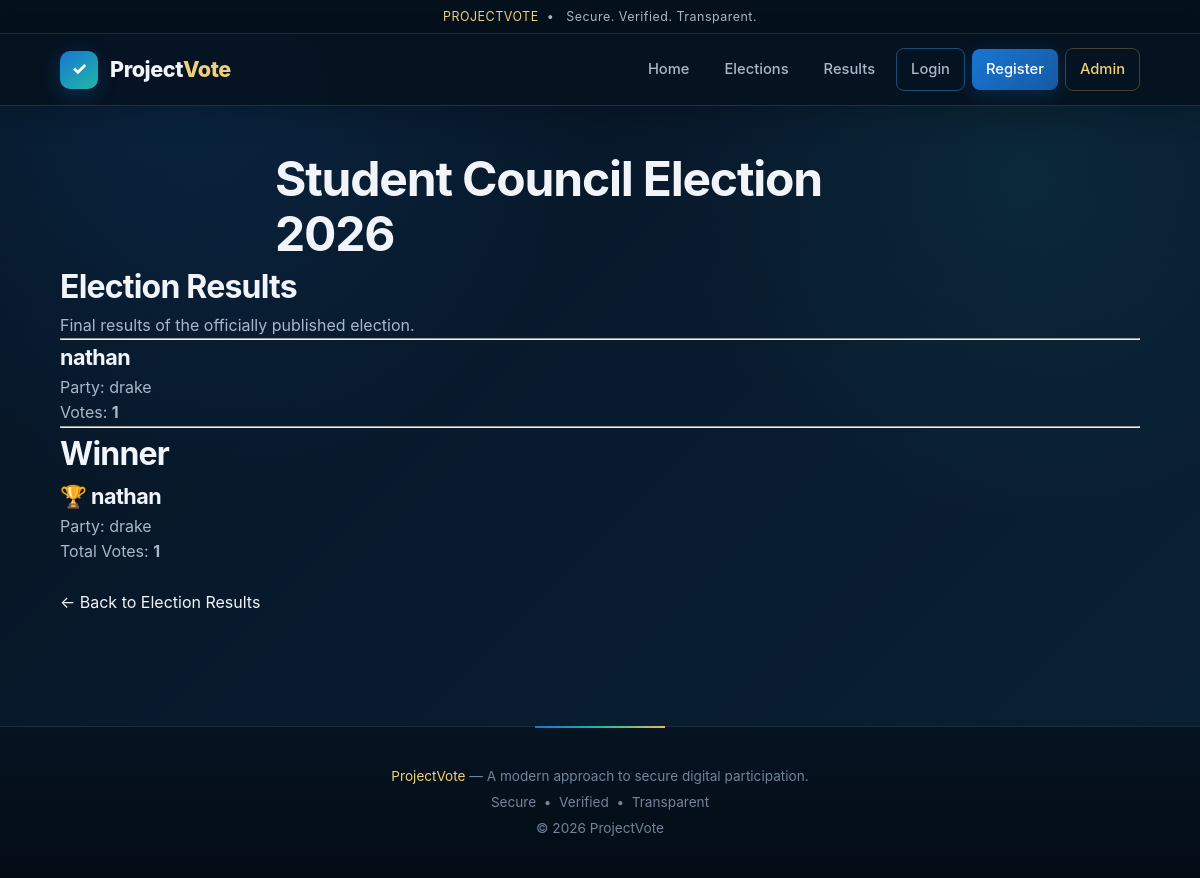
/elections/results/2/, run on the app's committed database.
### election/models.py (models this page shows, shortened)
class Election(models.Model):
    STATUS_CHOICES = [
        ('DRAFT', 'Draft'),
        ('UPCOMING', 'Upcoming'),
        ('ONGOING', 'Ongoing'),
        ('CLOSED', 'Closed'),
    ]
    ELIGIBILITY_CHOICES = [
        ('EVERYONE', 'Everyone'),
        ('SELECTED', 'Selected Aadhaar Numbers'),
    ]
    name = models.CharField(
        max_length=200
    )
    description = models.TextField(
        blank=True
    )
    start_date = models.DateTimeField()
    end_date = models.DateTimeField()
    status = models.CharField(
        max_length=20,
        choices=STATUS_CHOICES,
        default='DRAFT'
    )
    eligibility_type = models.CharField(
        max_length=20,
        choices=ELIGIBILITY_CHOICES,
        default='EVERYONE'
    )
    results_published = models.BooleanField(
        default=False
    )
    created_at = models.DateTimeField(
        auto_now_add=True
    )

class Candidate(models.Model):
    election = models.ForeignKey(
        Election,
        on_delete=models.CASCADE,
        related_name='candidates'
    )
    name = models.CharField(
        max_length=150
    )
    party = models.CharField(
        max_length=150,
        blank=True
    )
    description = models.TextField(
        blank=True
    )
    photo = models.ImageField(
        upload_to='candidates/',
        blank=True,
        null=True
    )
    created_at = models.DateTimeField(
        auto_now_add=True
    )

### election/views.py (the view)
def public_result_detail(request, election_id):
    election = get_object_or_404(
        Election,
        id=election_id,
        status='CLOSED',
        results_published=True
    )
    candidates = election.candidates.all().order_by('name')
    results = []
    for candidate in candidates:
        vote_count = Vote.objects.filter(
            election=election,
            candidate=candidate
        ).count()
        results.append({
            'candidate': candidate,
            'vote_count': vote_count
        })
    if results:
        highest_votes = max(
            result['vote_count']
            for result in results
        )
        winners = [
            result['candidate']
            for result in results
            if result['vote_count'] == highest_votes
        ]
    else:
        highest_votes = 0
        winners = []
    return render(
        request,
        'election/public_result_detail.html',
        {
            'election': election,
            'results': results,
            'winners': winners,
            'highest_votes': highest_votes,
        }
    )

### templates/election/public_result_detail.html (shortened to what this page needs)
{% extends 'base.html' %}
{% block content %}
<h1>{{ election.name }}</h1>
<h2>Election Results</h2>
<p>
    Final results of the officially published election.
</p>
<hr>
{% if results %}
    {% for result in results %}
        <h3>
            {{ result.candidate.name }}
        </h3>
        {% if result.candidate.party %}
            <p>
                Party: {{ result.candidate.party }}
            </p>
        {% endif %}
        <p>
            Votes: <strong>{{ result.vote_count }}</strong>
        </p>
        <hr>
    {% endfor %}
    {% if winners %}
        <h2>Winner</h2>
        {% for winner in winners %}
            <h3>
                🏆 {{ winner.name }}
            </h3>
            {% if winner.party %}
                <p>
                    Party: {{ winner.party }}
                </p>
            {% endif %}
            <p>
                Total Votes:
                <strong>{{ highest_votes }}</strong>
            </p>
        {% endfor %}
    {% endif %}
{% else %}
    <p>
        No votes were recorded for this election.
    </p>
{% endif %}
<br>
<a href="{% url 'public_results' %}">
    ← Back to Election Results
</a>
{% endblock %}

### templates/base.html (style rules this page uses)
:root { --navy-dark: #061321; --navy: #081a2d; --navy-light: #0d253d; --card: #102b43; --card-light: #143651; --blue: #1976d2; --blue-light: #3194e8; --teal: #20b8a6; --teal-dark: #168f83; --gold: #e5b95f; --gold-light: #f0cf7b; --text: #f1f5f9; --text-muted: #a9b8c8; --border: rgba(130, 170, 205, 0.20); --success: #35c98b; --danger: #ef6b73; --warning: #e6b85c; --shadow: 0 15px 40px rgba(0, 0, 0, 0.30); }
* { box-sizing: border-box; margin: 0; padding: 0; }
html { scroll-behavior: smooth; }
body { min-height: 100vh; font-family: "Inter", "Segoe UI", Roboto, Arial, sans-serif; color: var(--text); line-height: 1.6; background: radial-gradient( circle at 15% 10%, rgba(25, 118, 210, 0.15), transparent 32% ), radial-gradient( circle at 85% 20%, rgba(32, 184, 166, 0.08), transparent 28% ), linear-gradient( 135deg, #061321 0%, #081a2d 45%, #0a2035 100% ); background-attachment: fixed; }
a { color: inherit; text-decoration: none; }
h1, h2, h3, h4 { color: var(--text); letter-spacing: -0.025em; }
h1 { font-size: clamp(2rem, 4vw, 3rem); line-height: 1.15; }
h2 { font-size: 2rem; }
h3 { font-size: 1.35rem; }
p { color: var(--text-muted); }
.main-content > h1:first-child, .main-content > h2:first-child { max-width: 650px; margin-left: auto; margin-right: auto; }

### data on the page
Election: name "Student Council Election 2026"
Candidate: candidate.name "nathan", candidate.party "drake", vote_count "1", name "nathan", party "drake", highest_votes "1"
